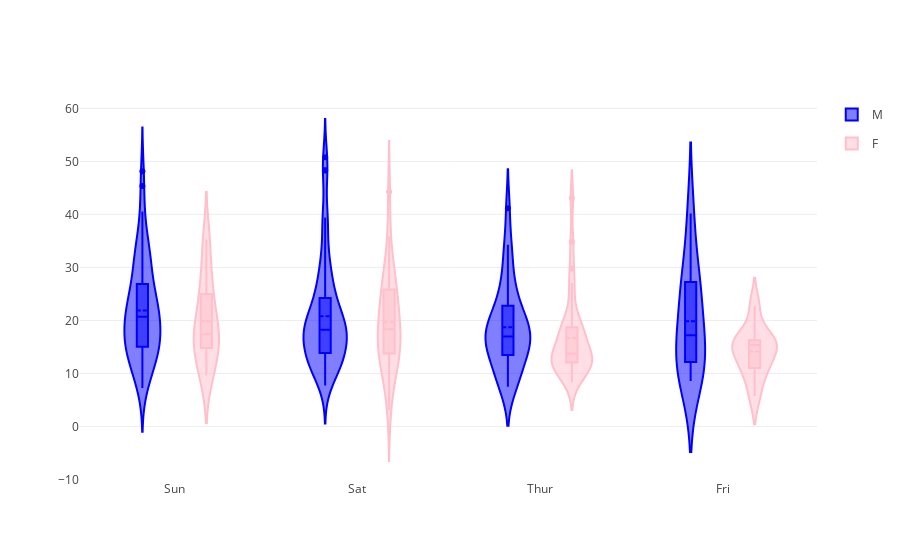

Notebook source saved alongside this figure:
### Markdown cell above
# Grouped Violin Plot

### Code cell
import plotly.plotly as py
import plotly.graph_objs as go

import pandas as pd

df = pd.read_csv("https://raw.githubusercontent.com/plotly/datasets/master/violin_data.csv")

fig = {
    "data": [
        {
            "type": 'violin',
            "x": df['day'] [ df['sex'] == 'Male' ],
            "y": df['total_bill'] [ df['sex'] == 'Male' ],
            "legendgroup": 'M',
            "scalegroup": 'M',
            "name": 'M',
            "box": {
                "visible": True
            },
            "meanline": {
                "visible": True
            },
            "line": {
                "color": 'blue'
            }
        },
        {
            "type": 'violin',
            "x": df['day'] [ df['sex'] == 'Female' ],
            "y": df['total_bill'] [ df['sex'] == 'Female' ],
            "legendgroup": 'F',
            "scalegroup": 'F',
            "name": 'F',
            "box": {
                "visible": True
            },
            "meanline": {
                "visible": True
            },
            "line": {
                "color": 'pink'
            }
        }
    ],
    "layout" : {
        "yaxis": {
            "zeroline": False,
        },
        "violinmode": "group"
    }
}


pyo.iplot(fig, filename = 'violin/grouped', validate = False)

### Figure 1 — Plotly figure (JSON) as saved in the notebook; plotly's stock layout.template omitted (floating-point values rounded to 4 significant figures; data arrays with more than 128 entries replaced by an {"elided": "..."} marker saying what was removed)
{"data": [{"box": {"visible": true}, "legendgroup": "M", "line": {"color": "blue"}, "meanline": {"visible": true}, "name": "M", "scalegroup": "M", "type": "violin", "x": {"elided": "157 str values"}, "y": {"elided": "157 float values"}}, {"box": {"visible": true}, "legendgroup": "F", "line": {"color": "pink"}, "meanline": {"visible": true}, "name": "F", "scalegroup": "F", "type": "violin", "x": ["Sun", "Sun", "Sun", "Sun", "Sun", "Sun", "Sat", "Sat", "Sat", "Sat", "Sat", "Sat", "Sun", "Sun", "Sat", "Sat", "Sat", "Sat", "Sat", "Sat", "Sat", "Thur", "Thur", "Fri", "Fri", "Fri", "Fri", "Fri", "Sat", "Sat", "Sat", "Sat", "Sat", "Sun", "Sun", "Thur", "Thur", "Thur", "Thur", "Thur", "Thur", "Thur", "Thur", "Thur", "Thur", "Thur", "Thur", "Thur", "Thur", "Thur", "Thur", "Thur", "Thur", "Thur", "Thur", "Thur", "Thur", "Sun", "Sun", "Sun", "Sun", "Sun", "Sat", "Sat", "Sun", "Sun", "Sun", "Thur", "Thur", "Thur", "Thur", "Thur", "Thur", "Thur", "Sat", "Sat", "Sat", "Sat", "Sat", "Fri", "Fri", "Fri", "Fri", "Sat", "Sat", "Sat", "Thur"], "y": [16.99, 24.59, 35.26, 14.83, 10.33, 16.97, 20.29, 15.77, 19.65, 15.06, 20.69, 16.93, 10.29, 34.81, 26.41, 16.45, 3.07, 17.07, 26.86, 25.28, 14.73, 10.07, 34.83, 5.75, 16.32, 22.75, 11.35, 15.38, 44.3, 22.42, 20.92, 14.31, 7.25, 25.71, 17.31, 10.65, 12.43, 24.08, 13.42, 12.48, 29.8, 14.52, 11.38, 20.27, 11.17, 12.26, 18.26, 8.51, 10.33, 14.15, 13.16, 17.47, 27.05, 16.43, 8.35, 18.64, 11.87, 29.85, 25, 13.39, 16.21, 17.51, 10.59, 10.63, 9.6, 20.9, 18.15, 19.81, 43.11, 13, 12.74, 13, 16.4, 16.47, 12.76, 13.27, 28.17, 12.9, 30.14, 13.42, 15.98, 16.27, 10.09, 22.12, 35.83, 27.18, 18.78]}], "layout": {"violinmode": "group", "yaxis": {"zeroline": false}}}
